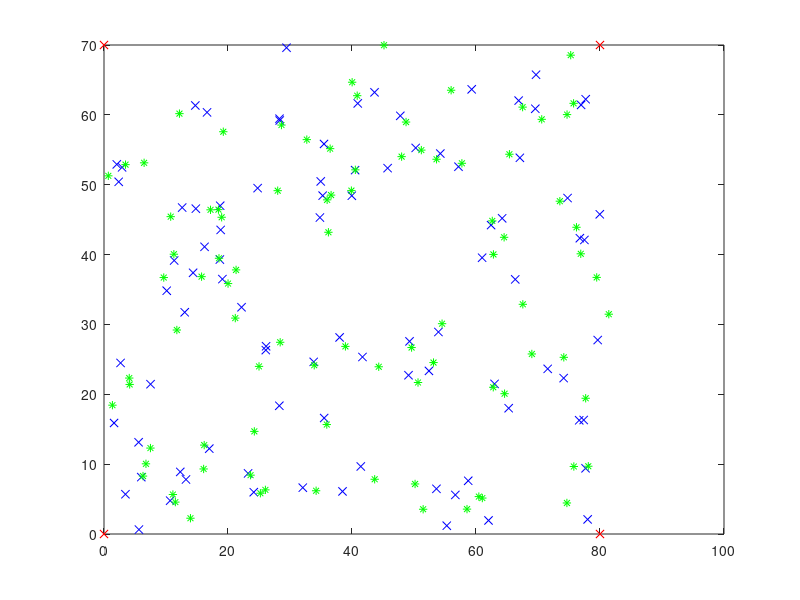

The MATLAB source for this figure:
clear all; close all;

x = 80;
y = 70;
l_robotow = 90;
stacja_ref_1 = [0,0];
stacja_ref_2 = [x,0];
stacja_ref_3 = [x,y];
stacja_ref_4 = [0,y];

polozenia_robotow_x = 80.*rand(l_robotow,1);
polozenia_robotow_y = 70.*rand(l_robotow,1);
polozenia_robotow_xy(:,1) = polozenia_robotow_x;
polozenia_robotow_xy(:,2) = polozenia_robotow_y;

tab_blad_lokalizacji = [];
odch = 2;

for i=1:l_robotow
    alfa1 = atand((polozenia_robotow_xy(i,1) - stacja_ref_1(1)) / (polozenia_robotow_xy(i,2) - stacja_ref_1(2)));
    alfa1_AoA = alfa1 + odch.*randn(1,1);
    tangens_alfa1_AoA = tand(alfa1_AoA);
    b1 = stacja_ref_1(1) - (stacja_ref_1(2)*tangens_alfa1_AoA);

    alfa2 = atand((polozenia_robotow_xy(i,1) - stacja_ref_2(1)) / (polozenia_robotow_xy(i,2) - stacja_ref_2(2)));
    alfa2_AoA = alfa2 + odch.*randn(1,1);
    tangens_alfa2_AoA = tand(alfa2_AoA);
    b2 = stacja_ref_2(1) - (stacja_ref_2(2)*tangens_alfa2_AoA);
    
    alfa3 = atand((polozenia_robotow_xy(i,1) - stacja_ref_3(1)) / (polozenia_robotow_xy(i,2) - stacja_ref_3(2)));
    alfa3_AoA = alfa3 + odch.*randn(1,1);
    tangens_alfa3_AoA = tand(alfa3_AoA);
    b3 = stacja_ref_3(1) - (stacja_ref_3(2)*tangens_alfa3_AoA);

    alfa4 = atand((polozenia_robotow_xy(i,1) - stacja_ref_4(1)) / (polozenia_robotow_xy(i,2) - stacja_ref_4(2)));
    alfa4_AoA = alfa4 + odch.*randn(1,1);
    tangens_alfa4_AoA = tand(alfa4_AoA);
    b4 = stacja_ref_4(1) - (stacja_ref_4(2)*tangens_alfa4_AoA);

    A = [1,-tangens_alfa1_AoA; 1,-tangens_alfa2_AoA; 1,-tangens_alfa3_AoA; 1,-tangens_alfa4_AoA];
    b = [b1; b2; b3; b4];

    polozenie_robota_AoA = inv((A.') * A) * (A.') * b;
    blad_lokalizacji = sqrt((polozenia_robotow_xy(i,1) - polozenie_robota_AoA(1))^2 + (polozenia_robotow_xy(i,2) - polozenie_robota_AoA(2))^2);
    tab_blad_lokalizacji(i) = blad_lokalizacji;
    polozenia_robotow_xy_AoA(i,:) = polozenie_robota_AoA.';
end

sredni_blad_lokalizacji = mean(tab_blad_lokalizacji)

plot(stacja_ref_1(1),stacja_ref_1(2),'rx');
hold on;
plot(stacja_ref_2(1),stacja_ref_2(2),'rx');
plot(stacja_ref_3(1),stacja_ref_3(2),'rx');
plot(stacja_ref_4(1),stacja_ref_4(2),'rx');

polozenia_robotow_xy;
polozenia_robotow_xy_AoA;

plot(polozenia_robotow_xy(:,1),polozenia_robotow_xy(:,2),'bx');
plot(polozenia_robotow_xy_AoA(:,1),polozenia_robotow_xy_AoA(:,2),'g*');




